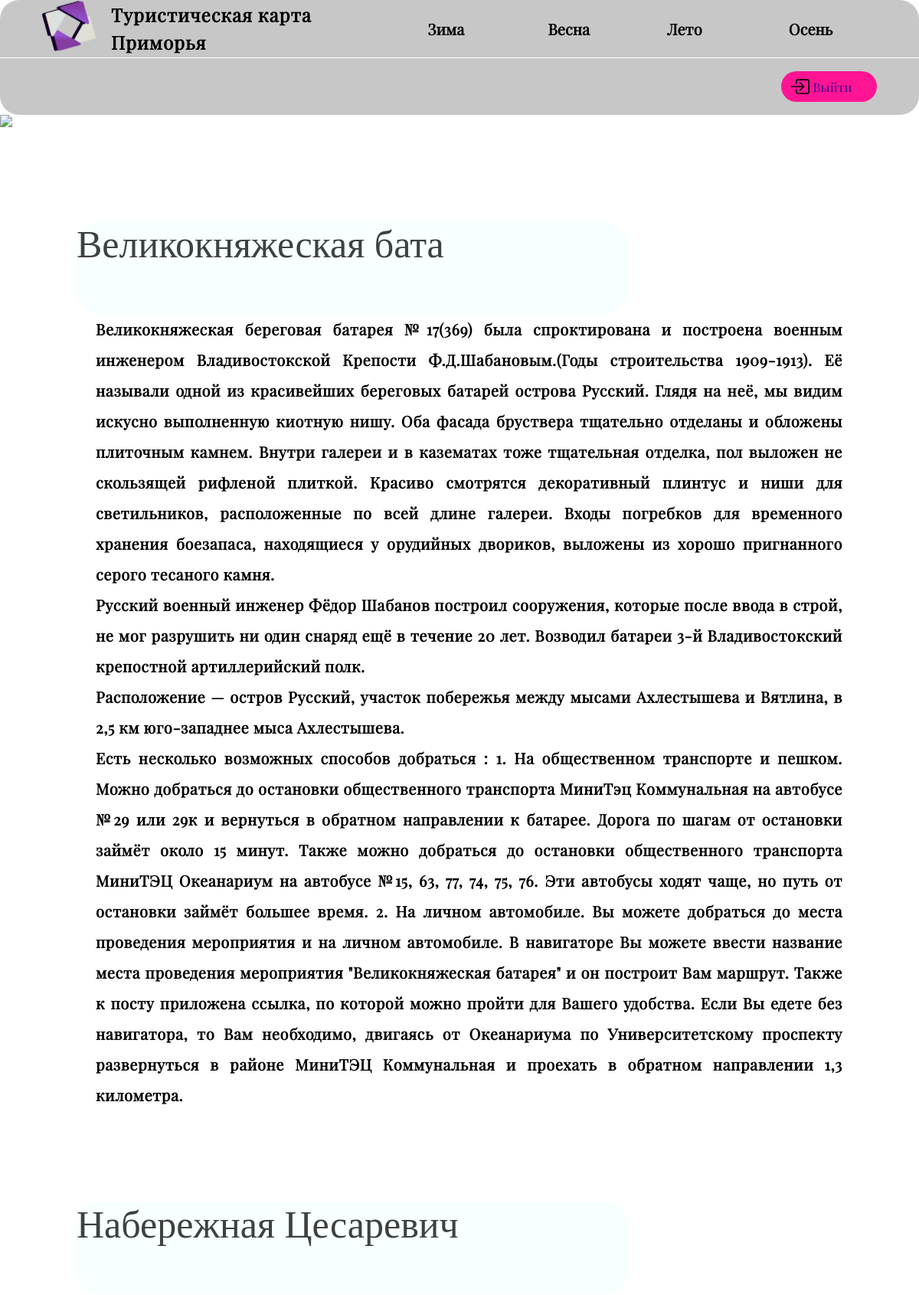
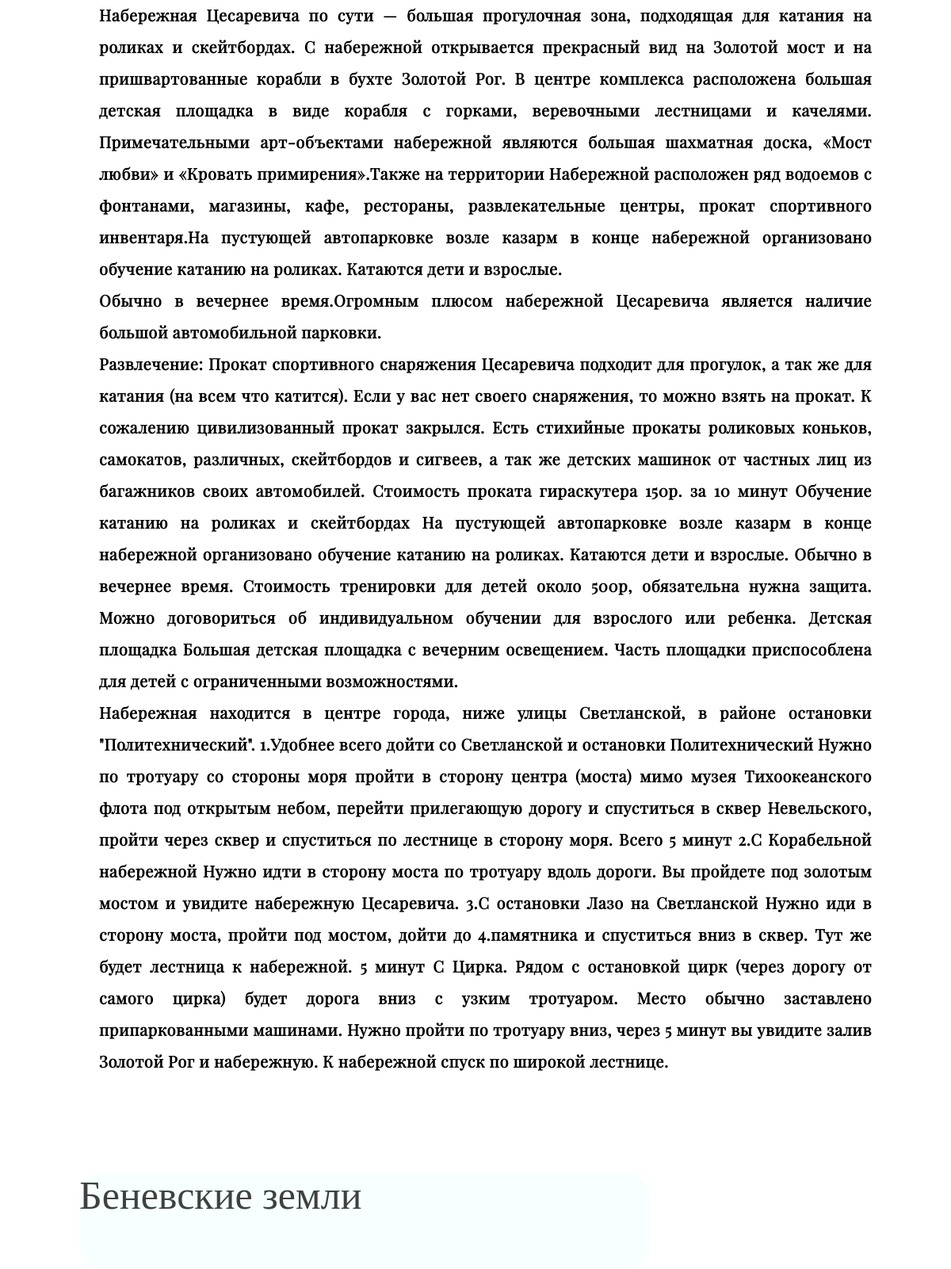
The page /page_of_spring (signed in, upper part) on the database its author committed (2 pictures, top to bottom).
### profil/models.py (models this page shows, shortened)
class spring(models.Model):
    name = models.CharField("Место" , max_length=20 )
    time = models.DateTimeField("Время добавления",max_length=10)
    notes = models.TextField( "Заметки для описания " )
    notes_nature = models.TextField( "Заметки для природы " )
    notes_fun = models.TextField( "Заметки для развлечений " )
    notes_ways = models.TextField( "Заметки для маршрутов " )
    image = models.ImageField(upload_to="",verbose_name="Главная фотография")
    image1 = models.ImageField( upload_to="", verbose_name="Фото номер 1")
    image2 = models.ImageField( upload_to="", verbose_name="Фото номер 2")
    image3 = models.ImageField( upload_to="", blank=True, verbose_name="Фото номер 3" )
    image4 = models.ImageField( upload_to="", blank=True , verbose_name="Фото номер 4")
    class Meta :
        verbose_name = "Весенняя локация"
        verbose_name_plural = "Весении локации"

### profil/views.py (the view)
# urls.py: path('page_of_spring',views.page_of_spring),
def page_of_spring( request ):
    springs_for_unk = spring.objects.all()[0:2]
    springs = spring.objects.all()
    return render( request , "profil/page_of_spring.html" , {"title": "Весенняя страница " ,
                                                             "content_spring": springs,
                                                             'content_spring_for_unk':springs_for_unk
                                                             } )

### profil/templates/profil/page_of_spring.html (shortened to what this page needs)
{% load static %}
<!DOCTYPE html>
<html>
<head>
    <link rel="stylesheet" href="{% static 'profil/style_1.css' %}" />
</head>
<body style="overflow-x: hidden">
    <header>
        <div class="up" id="upp">
            <div class="intro">
                <a href="/"><img class="kartinalogo" src="{% static 'profil/l4_svg.svg' %}" width="78" height="70" /></a>
                <p>Туристическая карта Приморья</p>
            </div>
            <nav class="menu">
                <a href="page_of_winter" target="_blank">Зима</a>
                <a href="page_of_spring" target="_blank">Весна</a>
                <a href="page_of_summer" target="_blank">Лето</a>
                <a href="page_of_autmn" target="_blank">Осень</a>
            </nav>
        </div>
        <hr />
        {% if user.is_authenticated  %}
        <div class="field">
            <a href="/logout" style="text-decoration: none" s><button style="background-color: deeppink" type="button" class="button">
                <img src="{% static 'profil/box_arrow_in_right_icon.svg'%}" width="35.61" height="25.71" />Выйти
            </button></a>
        </div>
        {% endif%}
    </header>
    <div>
                <img src="{% static 'profil/lotos.jpg' %}"  style="width:100%">
            </div>
    <div class="total">
        <div class="wrapper">
        {% if not user.is_authenticated %}
        {% for i in content_spring_for_unk %}
            <div class="subject">
                <div class="container_slider_css">
                    <img class="photo_slider_css" src="{{i.image.url}}" alt="" />
                    {% if i.image1 %}
                    <img class="photo_slider_css" src="{{i.image1.url}}" alt="" />
                    {% endif %}
                    {% if i.image2 %}
                    <img class="photo_slider_css" src="{{i.image2.url}}" alt="" />
                    {% endif %}
                    {% if i.image3 %}
                    <img class="photo_slider_css" src="{{i.image3.url}}" alt="" />
                    {% endif %}
                </div>
                <div style="
              width: 720px;
              height: 120px;
              background-color: azure;
              border-radius: 30px;
              margin-top: -120px;
              position: absolute;
              opacity: 50%;
                " class="on_photo"></div>
                    <div class="on_photo"  style="position: absolute; margin-top: -120px">{{ i.name }}</div>
                <p>{{ i.notes}}</p>
            </div>
            <div>
                <p>{{ i.notes_nature }}</p>
            </div>
            <div>
                <p>{{ i.notes_fun}}</p>
            </div>
            <div>
                <p>{{ i.notes_ways }}</p>
            </div>
            {% endfor %}
            <div style="margin-top: 50px; text-align: center">Что бы получить полный доступ ко всем местам
                    <br>
                        <p style="text-align: center">Вам нужно <a style="color: green" href="accounts/login">авторизоваться</a></p>
                    </div>
        {% else %}
            {% for i in content_spring %}
            <div class="subject">
                <div class="container_slider_css">
                </div>
                <div style="
              width: 720px;
              height: 120px;
              background-color: azure;
              border-radius: 30px;
              margin-top: -120px;
              position: absolute;
              opacity: 50%;
                " class="on_photo"></div>
                    <div class="on_photo"  style="position: absolute; margin-top: -120px">{{ i.name }}</div>
                <p>{{ i.notes}}</p>
            </div>
            <div>
                <p>{{ i.notes_nature }}</p>
            </div>
            <div>
                <p>{{ i.notes_fun}}</p>
            </div>
            <div>
                <p>{{ i.notes_ways }}</p>
            </div>
            {% endfor %}
            {% endif %}
        </div>
    </div>
</body>
</html>

### profil/static/profil/style_1.css (style rules this page uses)
* { margin: 0; }
.subject { position: relative; text-align: center; }
.on_photo { font-size: 50px; position: absolute; color: rgba(0, 0, 0, 0.747); }
.total { display: flex; align-items: center; flex-direction: column; }
header hr { width: 100%; background: white; border: none; height: 1px; }
header { height: 150px; width: 100%; background: rgba(174, 174, 174, 0.69); opacity: 1; z-index: 1; border-radius: 25px; font-weight: 700; }
.up { display: flex; flex-direction: row; align-items: center; height: 75px; width: 100%; justify-content: space-between; }
.intro p { font-family: Playfair Display; font-size: 24px; font-weight: 700; line-height: 36px; letter-spacing: 1px; width: 350px; }
.intro { width: 447px; display: flex; flex-direction: row; justify-content: space-between; margin-left: 48px; }
.menu { width: 579.7px; margin-right: 61.83px; }
.menu a { text-decoration: none; font-family: Playfair Display; color: black; font-size: 20px; line-height: 31.99px; }
.menu a:nth-child(2) { padding-left: 105.22px; }
.menu a:nth-child(3) { padding-left: 97.22px; }
.menu a:last-child { padding-left: 109.22px; }
header .button { font-family: Playfair Display; font-size: 16px; width: 125px; height: 40px; background: #fbff00; margin-left: 50px; color: #3d008b; border-radius: 23px; border: none; display: flex; align-items: center; }
.field { display: flex; justify-content: flex-end; margin-right: 55px; margin-top: 17px; }
.wrapper { width: 1000px; display: flex; flex-direction: column; }
.wrapper p { font-family: Playfair Display; margin-left: 25px; font-size: 20px; font-style: normal; font-weight: 700; line-height: 40px; letter-spacing: 0.03em; text-align: justify; }
.container_slider_css { width: 1000px; height: 20vw; position: relative; overflow: hidden; z-index: 0; }
img:nth-child(1) { animation-delay: 18s; }
img:nth-child(3) { animation-delay: 6s; }

### rows shown on the page
spring: name "Великокняжеская бата", notes "Великокняжеская береговая батарея №17(369) была спроктирована и построена военным инженером Владивостокской Крепости Ф.Д.Шабановым.(Годы строительства 1909-1913). Её называли одной из красивейших береговых батарей острова Русский. Глядя на неё, мы видим искусно выполненную киотную нишу. Оба фасада бруствера тщательно отделаны и обложены плиточным камнем. Внутри галереи и в казематах тоже тщательная отделка, пол выложен не скользящей рифленой плиткой. Красиво смотрятся декоративный плинтус и ниши для светильников, расположенные по всей длине галереи. Входы погребков для временного хранения боезапаса, находящиеся у орудийных двориков, выложены из хорошо пригнанного серого тесаного камня.", notes_nature "Русский военный инженер Фёдор Шабанов построил сооружения, которые после ввода в строй, не мог разрушить ни один снаряд ещё в течение 20 лет. Возводил батареи 3-й Владивостокский крепостной артиллерийский полк.", notes_fun "Расположение — остров Русский, участок побережья между мысами Ахлестышева и Вятлина, в 2,5 км юго-западнее мыса Ахлестышева.", notes_ways "Есть несколько возможных способов добраться : 1. На общественном транспорте и пешком. Можно добраться до остановки общественного транспорта МиниТэц Коммунальная на автобусе №29 или 29к и вернуться в обратном направлении к батарее. Дорога по шагам от остановки займёт около 15 минут. Также можно добраться до остановки общественного транспорта МиниТЭЦ Океанариум на автобусе №15, 63, 77, 74, 75, 76. Эти автобусы ходят чаще, но путь от остановки займёт большее время. 2. На личном автомобиле. Вы можете добраться до места проведения мероприятия и на личном автомобиле. В навигаторе Вы можете ввести название места проведения мероприятия \"Великокняжеская батарея\" и он построит Вам маршрут. Также к…"
spring: name "Набережная Цесаревич", notes "Набережная Цесаревича по сути — большая прогулочная зона, подходящая для катания на роликах и скейтбордах. С набережной открывается прекрасный вид на Золотой мост и на пришвартованные корабли в бухте Золотой Рог. В центре комплекса расположена большая детская площадка в виде корабля с горками, веревочными лестницами и качелями. Примечательными арт-объектами набережной являются большая шахматная доска, «Мост любви» и «Кровать примирения».Также на территории Набережной расположен ряд водоемов с фонтанами, магазины, кафе, рестораны, развлекательные центры, прокат спортивного инвентаря.На пустующей автопарковке возле казарм в конце набережной организовано обучение катанию на роликах. Катаются…", notes_nature "Обычно в вечернее время.Огромным плюсом набережной Цесаревича является наличие большой автомобильной парковки.", notes_fun "Развлечение: Прокат спортивного снаряжения Цесаревича подходит для прогулок, а так же для катания (на всем что катится). Если у вас нет своего снаряжения, то можно взять на прокат. К сожалению цивилизованный прокат закрылся. Есть стихийные прокаты роликовых коньков, самокатов, различных, скейтбордов и сигвеев, а так же детских машинок от частных лиц из багажников своих автомобилей. Стоимость проката гираскутера 150р. за 10 минут Обучение катанию на роликах и скейтбордах На пустующей автопарковке возле казарм в конце набережной организовано обучение катанию на роликах. Катаются дети и взрослые. Обычно в вечернее время. Стоимость тренировки для детей около 500р, обязательна нужна защита.…", notes_ways "Набережная находится в центре города, ниже улицы Светланской, в районе остановки \"Политехнический\". 1.Удобнее всего дойти со Светланской и остановки Политехнический Нужно по тротуару со стороны моря пройти в сторону центра (моста) мимо музея Тихоокеанского флота под открытым небом, перейти прилегающую дорогу и спуститься в сквер Невельского, пройти через сквер и спуститься по лестнице в сторону моря. Всего 5 минут 2.С Корабельной набережной Нужно идти в сторону моста по тротуару вдоль дороги. Вы пройдете под золотым мостом и увидите набережную Цесаревича. 3.С остановки Лазо на Светланской Нужно иди в сторону моста, пройти под мостом, дойти до 4.памятника и спуститься вниз в сквер. Тут же…"
spring: name "Беневские земли"
